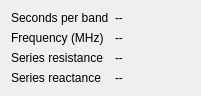
    <widget class="QWidget" name="formLayoutWidget_4">
     <property name="geometry">
      <rect>
       <x>200</x>
       <y>30</y>
       <width>201</width>
       <height>72</height>
      </rect>
     </property>
     <layout class="QFormLayout" name="formLayout">
      <item row="1" column="0">
       <widget class="QLabel" name="freq_label">
        <property name="text">
         <string>Frequency (MHz)</string>
        </property>
       </widget>
      </item>
      <item row="1" column="1">
       <widget class="QLabel" name="actual_frequency">
        <property name="toolTip">
         <string>Current frequency being measured.</string>
        </property>
        <property name="text">
         <string>--</string>
        </property>
       </widget>
      </item>
      <item row="2" column="0">
       <widget class="QLabel" name="rs_label">
        <property name="text">
         <string>Series resistance</string>
        </property>
       </widget>
      </item>
      <item row="2" column="1">
       <widget class="QLabel" name="qcm_rs">
        <property name="toolTip">
         <string>Current series resistance being measured.</string>
        </property>
        <property name="text">
         <string>--</string>
        </property>
       </widget>
      </item>
      <item row="3" column="0">
       <widget class="QLabel" name="xs_label">
        <property name="text">
         <string>Series reactance</string>
        </property>
       </widget>
      </item>
      <item row="3" column="1">
       <widget class="QLabel" name="qcm_xs">
        <property name="toolTip">
         <string>Current series reactance being measured.</string>
        </property>
        <property name="text">
         <string>--</string>
        </property>
       </widget>
      </item>
      <item row="0" column="1">
       <widget class="QLabel" name="sec_per_band">
        <property name="toolTip">
         <string>Total amount of time in seconds each QCM spectrum acquisition takes.</string>
        </property>
        <property name="text">
         <string>--</string>
        </property>
       </widget>
      </item>
      <item row="0" column="0">
       <widget class="QLabel" name="sec_per_band_label">
        <property name="text">
         <string>Seconds per band</string>
        </property>
       </widget>
      </item>
     </layout>
    </widget>
